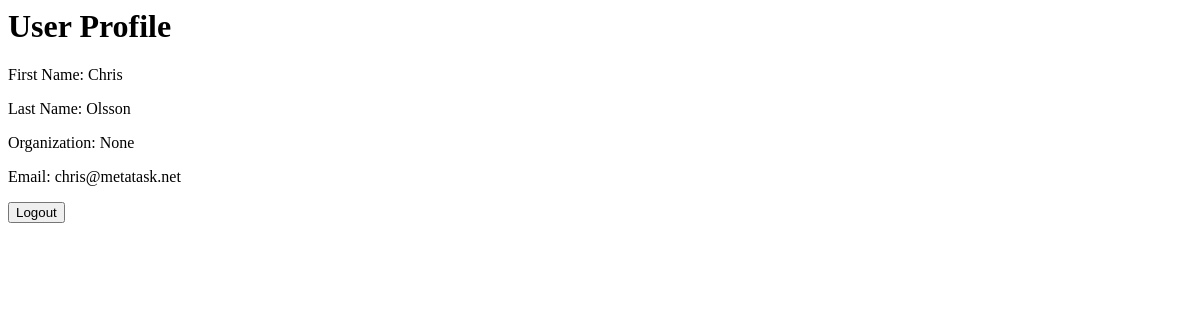
Page /accounts/profile/ (signed in) on the earlier database version.
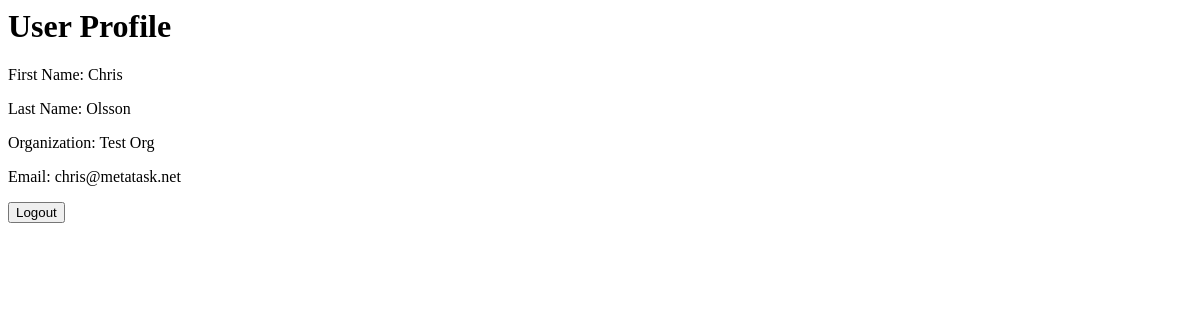
Same page on the later database version.
### accounts/models.py (models this page shows, shortened)
class Account(AbstractBaseUser, PermissionsMixin):
    email = models.EmailField(verbose_name='email', unique=True)
    first_name = models.CharField(max_length=150, blank=True)
    last_name = models.CharField(max_length=150, blank=True)
    date_joined = models.DateTimeField(auto_now_add=True)
    is_active = models.BooleanField(default=True)
    is_staff = models.BooleanField(default=False)
    organization = models.ForeignKey(
        'Organization',
        on_delete=models.SET_NULL,      # Keep the user if the organisation gets deleted
        related_name='primary_members',
        null=True,                      # Allows that user is not connected to org
        blank=True,
        verbose_name="Connecting Organisation"
    )
    objects = AccountManager()
    USERNAME_FIELD = 'email'
    REQUIRED_FIELDS = ['first_name', 'last_name']

class Organization(models.Model):
    name = models.CharField(max_length=255, unique=True, verbose_name="Organization Name")
    slug = models.SlugField(unique=True, help_text="Used in URL:s and/or as identifier")
    is_active = models.BooleanField(default=True)
    created_at = models.DateTimeField(auto_now_add=True)
    organization_owner = models.ForeignKey(
        Account,
        on_delete=models.CASCADE,
        related_name='owned_organizations',
        null=True,
        blank=True,
    )
    organization_roles = models.JSONField(
        default=dict,
        help_text="Define roles and permissions for organization members",
        null=True,
        blank=True
    )
    members = models.ManyToManyField(
        Account,
        through='OrganizationMember',
        related_name='member_organizations'
    )
    organization_role_members = models.JSONField(
        default=dict,
        help_text="Mapping of organization roles to member IDs",
        null=True,
        blank=True
    )
    class Meta:
        verbose_name = "Organization"
        verbose_name_plural = "Organization"
    def __str__(self):
        return self.name

### accounts/views.py (the view)
# urls.py: path('profile/', views.profile_index, name='profile_index'),
@login_required
def profile_index(request):
    return render(request, 'accounts/profile_index.html', {'user': request.user})

### accounts/templates/accounts/profile_index.html (shortened to what this page needs)
<h1>User Profile</h1>
<p>First Name: {{ user.first_name }}</p>
<p>Last Name: {{ user.last_name }}</p>
<p>Organization: {{ user.organization }}</p>
<p>Email: {{ user.email }}</p>
<form method="post" action="{% url 'logout' %}">
    <button type="submit">Logout</button>
</form>

Differences in the rows shown:
changed Account "Chris": organization "None" → "Test Org"
